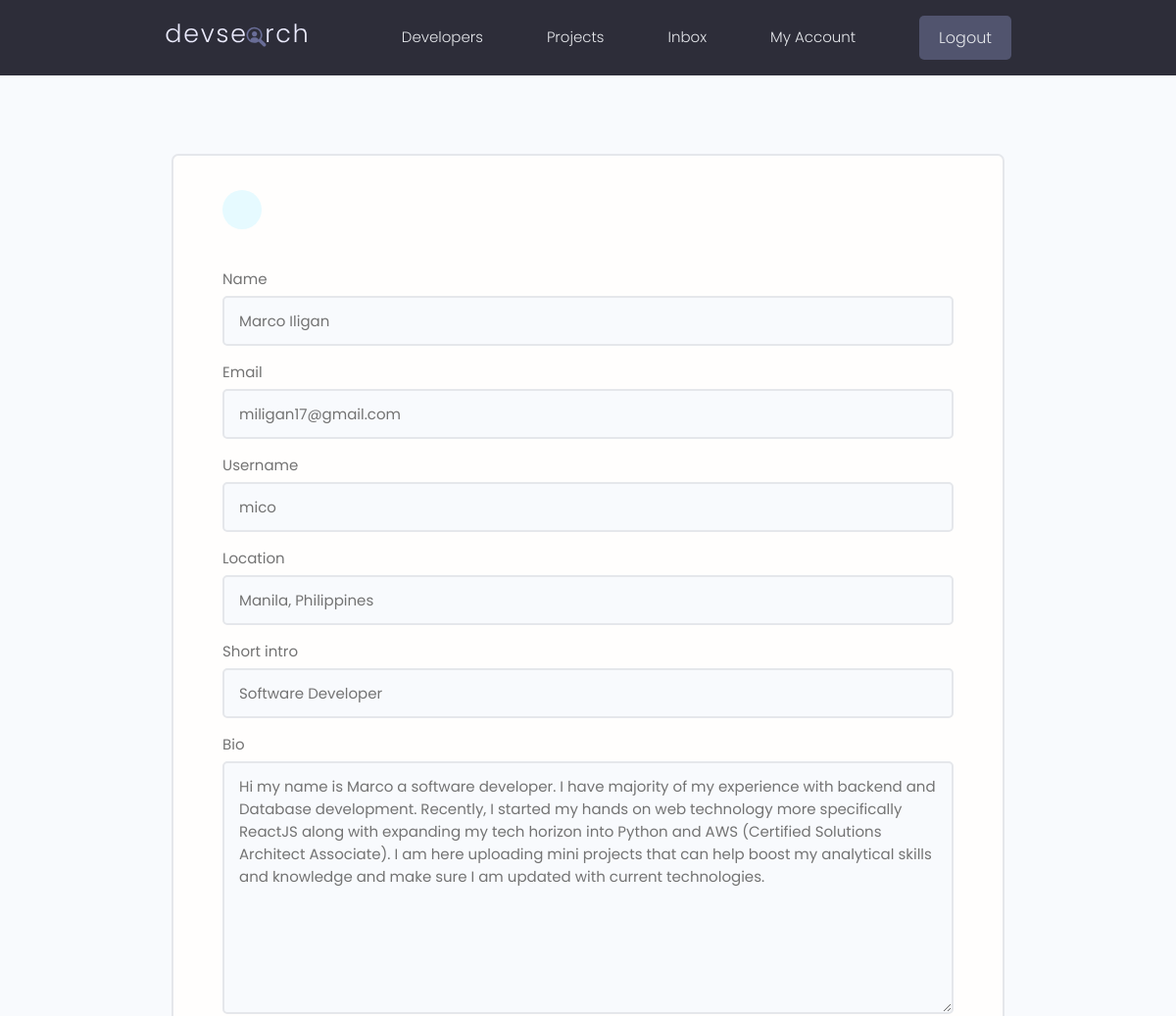
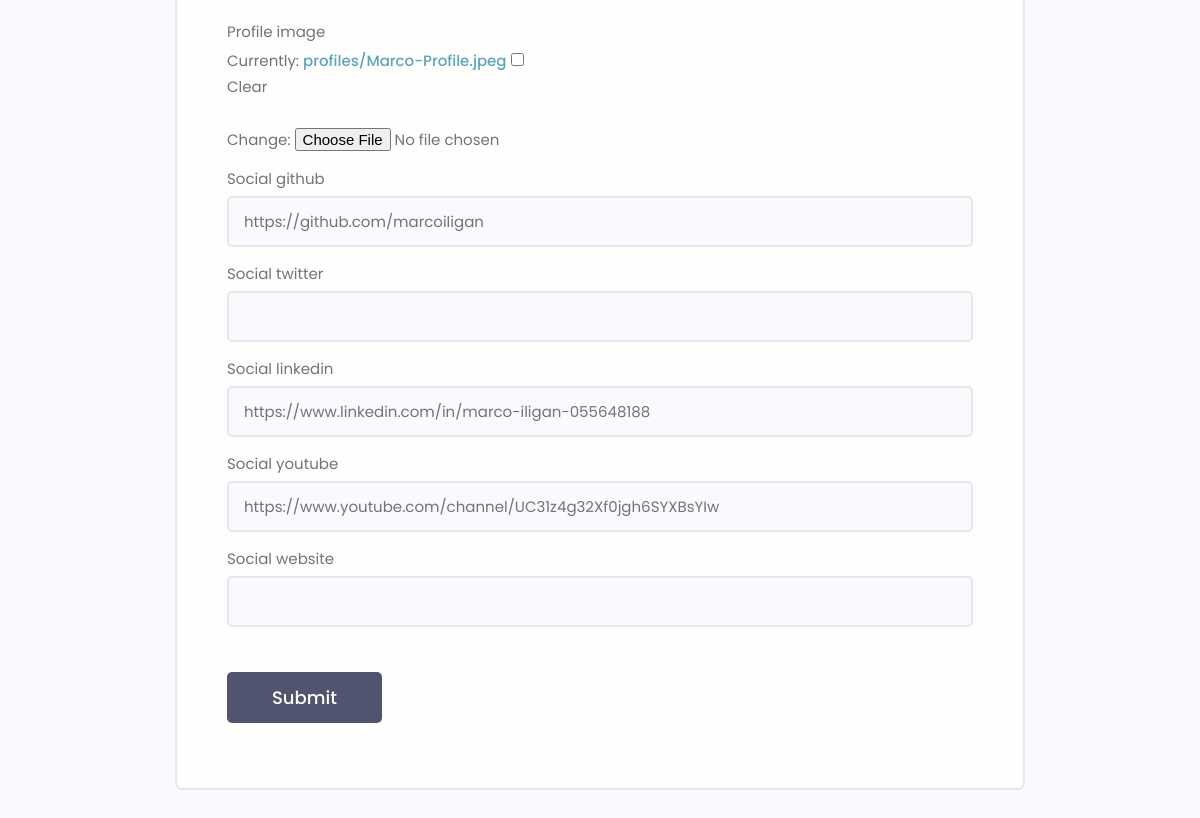
The page /edit-account/ (signed in) on the database its author committed (2 pictures, top to bottom).
### users/models.py (models this page shows, shortened)
class Profile(models.Model):
    user = models.OneToOneField(User, on_delete=models.CASCADE, null=True, blank=True)
    name = models.CharField(max_length=200, blank=True, null=True)
    email = models.EmailField(max_length=500, blank=True, null=True)
    username = models.CharField(max_length=200, blank=True, null=True)
    location = models.CharField(max_length=200, blank=True, null=True)
    short_intro = models.CharField(max_length=200, blank=True, null=True)
    bio = models.TextField(blank=True, null=True)
    profile_image = models.ImageField(null=True, blank=True, upload_to='profiles/', default="profiles/user-default.png" )
    social_github = models.CharField(max_length=200, blank=True, null=True)
    social_twitter = models.CharField(max_length=200, blank=True, null=True)
    social_linkedin = models.CharField(max_length=200, blank=True, null=True)
    social_youtube = models.CharField(max_length=200, blank=True, null=True)
    social_website = models.CharField(max_length=200, blank=True, null=True)
    created = models.DateTimeField(auto_now_add=True)
    id = models.UUIDField(default=uuid.uuid4, unique=True, primary_key=True,editable=False)
    class Meta:
        ordering = ['created']

### users/views.py (the view)
# urls.py: path('edit-account/', views.editAccount, name="edit-account"),
@login_required(login_url='login')
def editAccount(request):
    profile = request.user.profile
    form = ProfileForm(instance=profile)
    if request.method == 'POST':
        form = ProfileForm(request.POST, request.FILES, instance=profile)
        if form.is_valid():
            form.save()
            return redirect('account')
    context = {'form':form}
    return render(request, 'users/profile_form.html', context)

### users/forms.py
class ProfileForm(ModelForm):
    class Meta:
        model = Profile
        fields = ['name', 'email', 'username', 'location', 'short_intro', 'bio', 'profile_image', 'social_github', 'social_twitter', 'social_linkedin', 'social_youtube', 'social_website']
    def __init__(self, *args, **kwargs):
        super(ProfileForm, self).__init__(*args, **kwargs)
        for name, field in self.fields.items():
            field.widget.attrs.update({'class':'input'})

### users/templates/users/profile_form.html (shortened to what this page needs)
{% extends 'main.html' %}
{% block content %}
<main class="formPage my-xl">
    <div class="content-box">
        <div class="formWrapper">
            <a class="backButton" href="{% url 'account' %}"></a>
            <br>
            <form class="form" method="POST" action="{% url 'edit-account' %}" enctype="multipart/form-data">
                {% for field in form%}
                <div class="form__field">
                    <label for="formInput#text">{{field.label}}</label>
                    {{field}}
                </div>
                {% endfor %}
                <input class="btn btn--sub btn--lg  my-md" type="submit" value="Submit" />
            </form>
        </div>
    </div>
</main>
{% endblock content %}

### templates/main.html (shortened to what this page needs)
<!DOCTYPE html>
{% load static %}
<html lang="en">
<head>
  <link rel="stylesheet" href="https://cdn.iconmonstr.com/1.3.0/css/iconmonstr-iconic-font.min.css" />
  <link rel="stylesheet" href="{% static 'uikit/styles/uikit.css' %}" />
  <link rel="stylesheet" href="{% static 'styles/app.css' %}" />
</head>
<body>
    {% include 'navbar.html' %}
    {% block content %}
    {% endblock content %}
</body>
</html>

### templates/navbar.html (shortened to what this page needs)
{% load static %}
<header class="header">
    <div class="container container--narrow">
      <a href="{% url 'profiles' %}" class="header__logo">
        <img src="{% static 'images/logo.svg' %}" alt="DevSearch Logo" />
      </a>
      <nav class="header__nav">
        <ul class="header__menu">
          <li class="header__menuItem"><a href="{% url 'profiles' %}">Developers</a></li>
          <li class="header__menuItem"><a href="{% url 'projects' %}">Projects</a></li>
          {% if request.user.is_authenticated %}
          <li class="header__menuItem"><a href="{% url 'inbox' %}">Inbox</a></li>
          <li class="header__menuItem"><a href="{% url 'account' %}">My Account</a></li>
          <li class="header__menuItem"><a href="{% url 'logout' %}" class="btn btn--sub">Logout</a></li>
          {% else %}
          <li class="header__menuItem"><a href="{% url 'login' %}" class="btn btn--sub">Login/Sign Up</a></li>
          {% endif %}
        </ul>
      </nav>
    </div>
  </header>

### static/styles/app.css (style rules this page uses)
:root { --color-sub: #2d2d39; }
.btn--sub { background-color: var(--color-sub-light); }
img { width: 100%; }
.content-box { width: 95%; max-width: 85rem; margin: 0 auto; }
.header { position: sticky; z-index: 111; background-color: var(--color-sub); padding: 1.5rem 0; }
.header > .container { display: flex; justify-content: space-between; align-items: center; }
.header__logo > img { height: 3.8rem; }
.header__nav > ul { display: inline-flex; align-items: center; list-style: none; gap: 6.5rem; }
.header__menuItem > a { color: var(--color-light); font-weight: 300; }
.backButton { background: var(--color-main-light); color: var(--color-main); width: 4rem; height: 4rem; display: flex; align-items: center; justify-content: center; border-radius: 50%; }
.formPage .formWrapper { list-style: none; background: var(--color-white); padding: 3.5rem 5rem; border: 2px solid var(--color-light); border-radius: 0.7rem; }

### static/uikit/styles/modules/_variables.css (style rules this page uses)
:root { --color-main: #5aa5b9; --color-main-light: #e6faff; --color-sub: #3f4156; --color-sub-light: #51546e; --color-sub-lighter: #ededfd; --color-text: #737373; --color-gray: #8b8b8b; --color-light: #e5e7eb; --color-light-gray: #767676; --color-bg: #f8fafd; --color-white: #fffefd; --color-white-light: #f3f3f3; --color-success: #359e64; --color-success-bg: #def8e8; --color-error: #fc4b0b; --color-error-bg: #fff2ee; --font-base: 'Poppins', arial, helvetica, 'Segoe UI', roboto, ubuntu, sans-serif; --font-monospace: 'Fira Code', 'Courier New', courier, monospace; --font-regular: 300; --font-medium: 500; --font-bold: 700; --generic-shadow: 1px 1px 5px #00000010; --generic-transition: all 0.3s ease-in-out; }

### static/uikit/styles/modules/_base.css (style rules this page uses)
* { margin: 0; padding: 0; box-sizing: border-box; text-rendering: optimizeLegibility; color: inherit; font-size: inherit; }
html { font-size: 50%; }
@media only screen and (min-width: 480px) { html { font-size: 56.25%; } }
@media only screen and (min-width: 1200px) { html { font-size: 62.5%; } }
body { line-height: 1.6; font-weight: 400; font-size: 1.5rem; color: var(--color-text); background-color: var(--color-bg); min-height: 100vh; }

### static/uikit/styles/modules/_typography.css (style rules this page uses)
* { font-family: var(--font-base); }
a { padding-bottom: 2px; text-decoration: none; display: inline-block; color: var(--color-main); font-weight: var(--font-medium); }

### static/uikit/styles/modules/_utilities.css (style rules this page uses)
.container { width: 92%; max-width: 165rem; margin: 0 auto; box-sizing: border-box; }
.container--narrow { width: 92%; max-width: 120rem; }
@media screen and (min-width: 1000px) { .container { width: 90%; } }
@media screen and (min-width: 1000px) { .container--narrow { width: 85%; } }
@media screen and (min-width: 1200px) { .container { width: 80%; } }
@media screen and (min-width: 1200px) { .container--narrow { width: 72%; } }
.my-md { margin: 3rem auto; }
.my-xl { margin: 8rem auto; }

### static/uikit/styles/modules/_button.css (style rules this page uses)
.btn { display: inline-block; position: relative; cursor: pointer; background-color: var(--color-light); font-weight: var(--font-medium); color: var(--color-sub); text-decoration: none; padding: 1rem 2rem; border-radius: 0.5rem; border: none; width: -webkit-fit-content; width: -moz-fit-content; width: fit-content; height: -webkit-fit-content; height: -moz-fit-content; height: fit-content; font-size: 1.6rem; outline-width: 0; outline-color: transparent; -webkit-backface-visibility: hidden; backface-visibility: hidden; transition: all 0.3s ease-in-out; }
.btn--sub { background-color: var(--color-sub); color: var(--color-white); }
.btn--lg { font-size: 1.8rem; padding: 1.2rem 4.5rem; }

### static/uikit/styles/modules/_form.css (style rules this page uses)
.form { display: block; }
.form__field { margin-top: 1.5rem; margin-bottom: 1.5rem; }
.form__label, .form__field > label { display: block; margin-bottom: 0.5rem; color: var(--color-text); }
input.input[type='text'], input.input[type='email'], input.input[type='password'], input.input[type='number'], select.input, textarea.input { min-width: 24rem; width: 100%; padding: 1.2rem 1.5rem; border-radius: 0.5rem; border: 2px solid var(--color-light); transition: all 0.3s ease-in-out; background-color: var(--color-bg); }

### rows shown on the page
Profile: form "Marco Iligan" "miligan17@gmail.com" "mico" "Manila, Philippines" "Software Developer" "Hi my name is Marco a software developer. I have majority of my experience with backend and Database development. Recently, I started my hands on web technology more specifically ReactJS along with expanding my tech horizon into Python and AWS (Certified Solutions Architect Associate). I am here uploading mini projects that can help boost my analytical skills and knowledge and make sure I am updated with current technologies." "https://github.com/marcoiligan" "https://www.linkedin.com/in/marco-iligan-055648188" "https://www.youtube.com/channel/UC31z4g32Xf0jgh6SYXBsYIw"

### other values the page prints
{{ field.label }} "Name" "Email" "Username" "Location" "Short intro" "Bio" "Profile image" "Social github" "Social twitter" "Social linkedin" "Social youtube" "Social website"
